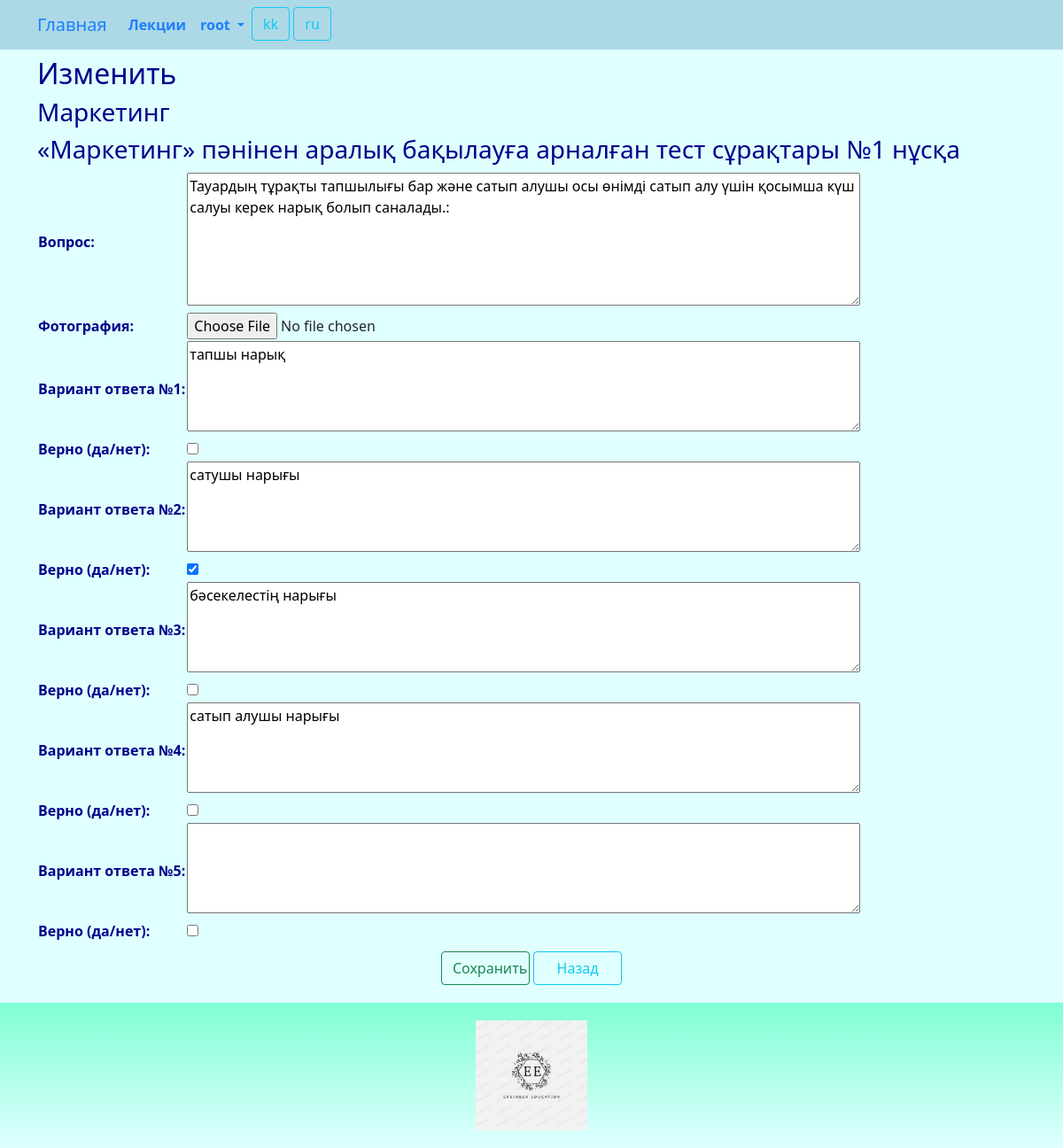
The app's page /question/edit/1/ (signed in) with its own data.
### guide/models.py (models this page shows, shortened)
class Teststask(models.Model):
    category = models.ForeignKey(Category, related_name='teststask_category', on_delete=models.CASCADE)
    title = models.CharField(_('teststask_title'), max_length=255)
    details = models.TextField(_('teststask_details'), blank=True, null=True)
    minutes = models.IntegerField(_('minutes'))
    limit = models.IntegerField(_('limit'))
    class Meta:
        db_table = 'teststask'
        indexes = [
            models.Index(fields=['title']),
        ]
        ordering = ['title']

class Category(models.Model):
    title = models.CharField(_('category_title'), max_length=128, unique=True)
    class Meta:
        db_table = 'category'
    def __str__(self):
        return "{}".format(self.title)

class Question(models.Model):
    teststask = models.ForeignKey(Teststask, related_name='question_teststask', on_delete=models.CASCADE)
    question = models.TextField(_('question'))
    photo = models.ImageField(_('photo'), upload_to='images/', blank=True, null=True)
    reply1 = models.TextField(_('reply1'))
    ok1 = models.BooleanField(_('ok1'), default = False)
    reply2 = models.TextField(_('reply2'))
    ok2 = models.BooleanField(_('ok2'), default = False)
    reply3 = models.TextField(_('reply3'), blank=True, null=True)
    ok3 = models.BooleanField(_('ok3'), default = False)
    reply4 = models.TextField(_('reply4'), blank=True, null=True)
    ok4 = models.BooleanField(_('ok4'), default = False)
    reply5 = models.TextField(_('reply5'), blank=True, null=True)
    ok5 = models.BooleanField(_('ok5'), default = False)
    class Meta:
        db_table = 'question'

### guide/views.py (the view)
# urls.py: path('question/edit/<int:id>/', views.question_edit, name='question_edit'),
@login_required
@group_required("Managers")
def question_edit(request, id):
    try:
        question = Question.objects.get(id=id)
        teststask = Teststask.objects.get(id=question.teststask_id)
        if request.method == "POST":
            question.question = request.POST.get("question")
            if 'photo' in request.FILES:
                question.photo = request.FILES['photo']
            question.reply1 = request.POST.get("reply1")
            if (request.POST.get("ok1") == 'on'):
                question.ok1 = True
            else:
                question.ok1 = False
            question.reply2 = request.POST.get("reply2")
            if (request.POST.get("ok2") == 'on'):
                question.ok2 = True
            else:
                question.ok2 = False
            question.reply3 = request.POST.get("reply3")
            if (request.POST.get("ok3") == 'on'):
                question.ok3 = True
            else:
                question.ok3 = False
            question.reply4 = request.POST.get("reply4")
            if (request.POST.get("ok4") == 'on'):
                question.ok4 = True
            else:
                question.ok4 = False
            question.reply5 = request.POST.get("reply5")
            if (request.POST.get("ok5") == 'on'):
                question.ok5 = True
            else:
                question.ok5 = False
            questionform = QuestionForm(request.POST)
            if questionform.is_valid():
                question.save()
                return HttpResponseRedirect(reverse('question_index', args=(question.teststask_id,)))
            else:
                return render(request, "question/edit.html", {"form": questionform, 'teststask_id': question.teststask_id, 'teststask': teststask})
        else:
            questionform = QuestionForm(initial={'teststask': question.teststask, 'question': question.question, 'photo': question.photo,
                                                 'reply1': question.reply1,'ok1': question.ok1,'reply2': question.reply2,
                                                 'ok2': question.ok2,'reply3': question.reply3,'ok3': question.ok3,
                                                 'reply4': question.reply4,'ok4': question.ok4,'reply5': question.reply5,
                                                 'ok5': question.ok5,})
            return render(request, "question/edit.html", {"form": questionform, 'teststask_id': question.teststask_id, 'teststask': teststask})
    except Question.DoesNotExist:
        return HttpResponseNotFound("<h2>Question not found</h2>")
    except Exception as exception:
        print(exception)
        return HttpResponse(exception)

### guide/forms.py (shortened to what this page needs)
class QuestionForm(forms.ModelForm):
    class Meta:
        model = Question
        fields = ['question', 'photo', 'reply1', 'ok1', 'reply2', 'ok2', 'reply3', 'ok3', 'reply4', 'ok4', 'reply5', 'ok5']
        widgets = {
            'question': Textarea(attrs={'cols': 80, 'rows': 6}),
            'reply1': Textarea(attrs={'cols': 80, 'rows': 4}),
            'ok1' : CheckboxInput(),
            'reply2': Textarea(attrs={'cols': 80, 'rows': 4}),
            'ok2' : CheckboxInput(),
            'reply3': Textarea(attrs={'cols': 80, 'rows': 4}),
            'ok3' : CheckboxInput(),
            'reply4': Textarea(attrs={'cols': 80, 'rows': 4}),
            'ok4' : CheckboxInput(),
            'reply5': Textarea(attrs={'cols': 80, 'rows': 4}),
            'ok5' : CheckboxInput(),
        }
        labels = {
            'teststask': _('teststask'),
        }

### guide/views.py (called while the page is built)
def group_required(*group_names):
    def in_groups(u):
        if u.is_authenticated:
            if bool(u.groups.filter(name__in=group_names)) | u.is_superuser:
                return True
        return False
    return user_passes_test(in_groups, login_url='403')

### templates/question/edit.html (shortened to what this page needs)
{% extends "base.html" %}
{% load i18n %}
{% block content %}
<h2>{% trans 'Change' %}</h2>
<h3>{{ teststask.category }}</h3>
<h3>{{ teststask.title }}</h3>
<form method="POST" enctype="multipart/form-data">
	<table>
		{{ form }}
	</table>
	<div class="div-button-center">
		<button type="submit" class="btn btn-outline-success" style="width:100px">{% trans "Save" %}</button>
		<a class="btn btn-outline-info" style="width:100px" href="{% url 'question_index' teststask_id %}">{% trans "Back" %}</a>
	</div>
</form>
{% endblock content %}

### templates/base.html (shortened to what this page needs)
<!DOCTYPE html>
{% load static %}
{% load i18n %}
<html>
<head>
	<link href="https://cdn.jsdelivr.net/npm/bootstrap@5.0.2/dist/css/bootstrap.min.css" rel="stylesheet">
	<link rel="stylesheet" href="{% static 'css/styles.css' %}" />
	<link rel="stylesheet" href="{% static 'css/choosen.css' %}" />
</head>
<nav class="navbar navbar-expand-lg justify-content-center">
	<div class="container">
		<div class="collapse navbar-collapse" id="mainMenu">
			<ul class="navbar-nav me-auto mb-2 mb-lg-0">
				<a class="navbar-brand" href="{{ HTTP_HOST }}/">{% trans "Home" %}</a>
				<li class="nav-item">
					<a class="nav-link" href="{% url 'lecture' %}">{% trans "lectures" %}</a>
				</li>
				{% if user.is_authenticated %}
				<li class="nav-item dropdown">
					<a class="nav-link dropdown-toggle" href="#" id="navbarDropdown" role="button" data-bs-toggle="dropdown" aria-expanded="false">
						{{ user.username }}
					</a>
				</li>
				{% else %}
				<form class="form-inline ml-auto">
					<a href="{% url 'login' %}" class="btn btn-outline-secondary">{% trans "Log In" %}</a>
					<a href="{% url 'signup' %}" class="btn btn-primary ml-2">{% trans "Sign up" %}</a>
				</form>
				{% endif %}
				<form action="{% url 'set_language' %}" method="post">
					{% get_current_language as LANGUAGE_CODE %}
					{% get_available_languages as LANGUAGES %}
					{% get_language_info_list for LANGUAGES as languages %}
					{% for language in languages %}
					<button type="submit" class="btn btn-outline-info" name="language" value="{{ language.code }}">
						{{ language.code }}
					</button>
					{% endfor %}
				</form>
			</ul>
		</div>
	</div>
</nav>
<body>
	<div class="container">
		{% block content%}{% endblock content %}
	</div>
</body>
<footer class="container-fluid text-center bg-lightgray">
	<div class="copyrights">
		<img src="{% static 'images/logo.jpg' %}" alt="logo" style="height:144px; padding: 10px;">
	</div>
</footer>
<link rel="stylesheet" href="https://cdn.datatables.net/1.13.8/css/dataTables.bootstrap5.min.css">
<link href="{% static 'css/jquery.fancybox.min.css' %}" rel="stylesheet">
</html>

### static/css/styles.css (style rules this page uses)
:root { --navbar-background-color: LightBlue; --navbar-text-color: #1F7EFE; --main-background-color-light: LightCyan; --main-background-color-dark: LightBlue; --main-text-color: DarkBlue; --main-header-color: DarkBlue; --main-text-attention-color: Purple; --footer-background-color-light: LightCyan; --footer-background-color-dark: Aquamarine; --footer-text-color: Teal; --card-background-color-light: LightCyan; --card-background-color-dark: LightBlue; --card-text-color: SeaGreen; --table-background-color-light: LightCyan; --table-background-color-dark: #F5F5F5; --table-text-color: DarkBlue; --star-size: 30px; --star-color: LightYellow; --star-background: Yellow ; }
.navbar { background-color: var(--navbar-background-color); color: var(--navbar-text-color); }
.navbar .navbar-nav, .navbar .navbar-nav .navbar-text { color: var(--navbar-text-color); }
.navbar ul { background-color: var(--navbar-background-color); color: var(--navbar-text-color); }
.navbar li { background-color: var(--navbar-background-color); color: var(--navbar-text-color); }
.navbar a { background-color: var(--navbar-background-color); color: var(--navbar-text-color); }
.navbar-brand { background-color: var(--navbar-background-color); color: var(--navbar-text-color); }
.nav-item { background-color: var(--navbar-background-color); color: var(--navbar-text-color); font-weight: bold; }
body { background-color: var(--main-background-color-light); }
h1, h2, h3, h4, h5, h6 { color: var(--main-header-color); }
p, ul, li, label { color: var(--main-text-color); }
.div-button-center { text-align: center; padding: 10px; }
footer { background-image: linear-gradient(top, var(--footer-background-color-dark), var(--footer-background-color-light)); background-image: -o-linear-gradient(top, var(--footer-background-color-dark), var(--footer-background-color-light)); background-image: -moz-linear-gradient(top, var(--footer-background-color-dark), var(--footer-background-color-light)); background-image: -webkit-linear-gradient(top, var(--footer-background-color-dark), var(--footer-background-color-light)); margin-top: 10px; padding: 10px; }

### records on screen
Teststask: category "Маркетинг", title "«Маркетинг» пәнінен аралық бақылауға арналған тест сұрақтары №1 нұсқа"
Question: question "Тауардың тұрақты тапшылығы бар және сатып алушы осы өнімді сатып алу үшін қосымша күш салуы керек нарық болып саналады.:", reply1 "тапшы нарық", reply2 "сатушы нарығы", ok2 "☑", reply3 "бәсекелестің нарығы", reply4 "сатып алушы нарығы"

### other values on screen
{{ user.username }} "root"
{{ language.code }} "kk" "ru"
